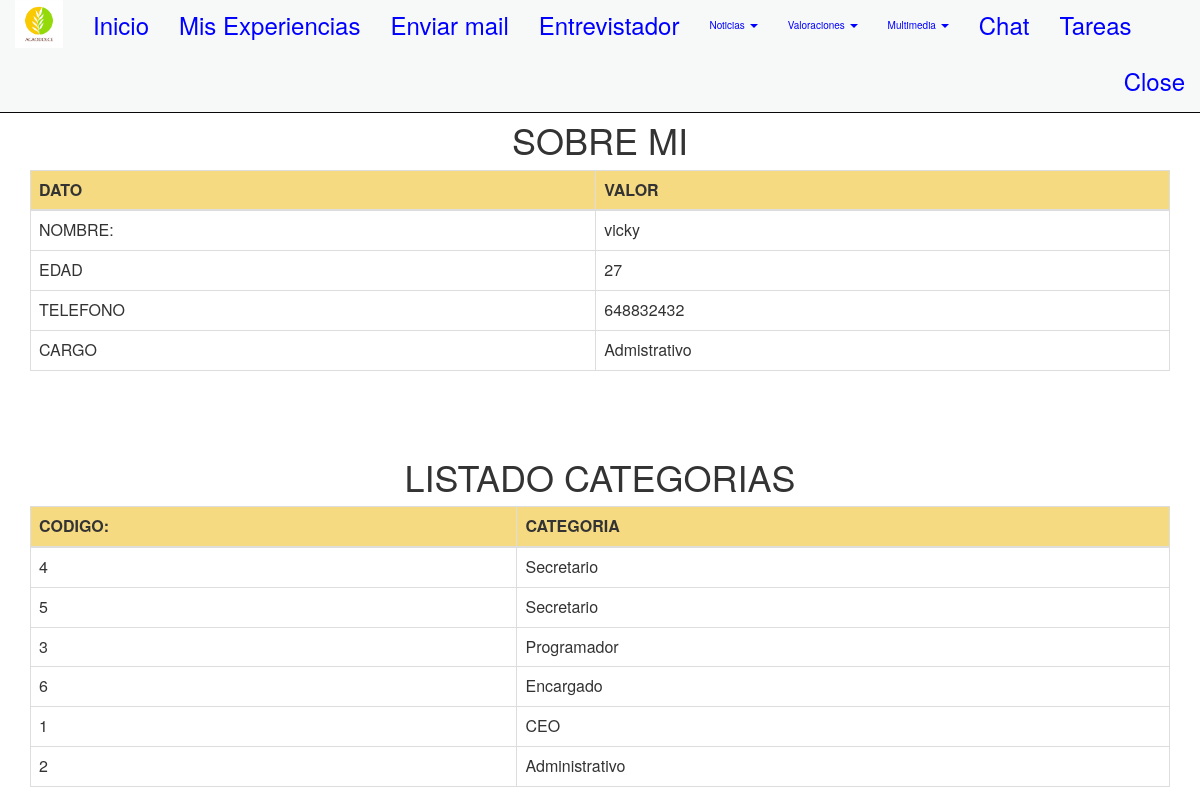
/sobremi/ (signed in), run on an earlier commit of the app's database.
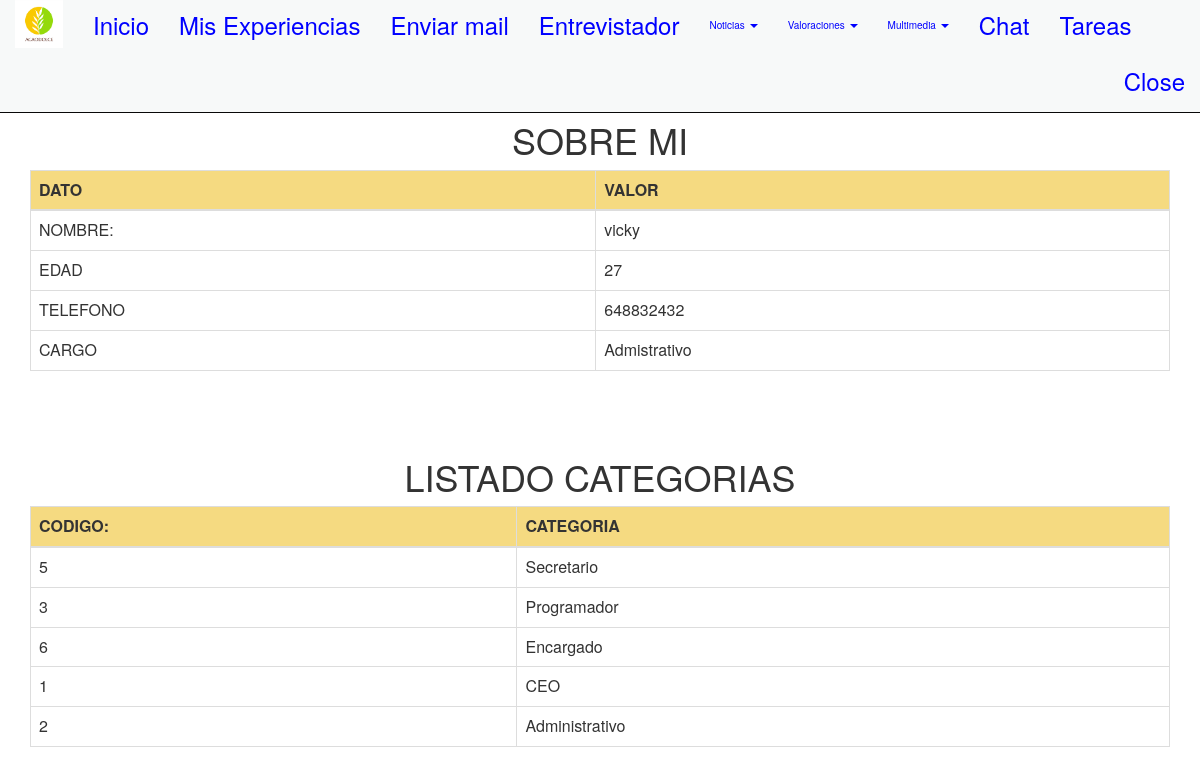
And on a later commit of the database.
### appportfolio/models.py (models this page shows, shortened)
class Categoria(models.Model):
    id = models.AutoField(primary_key=True)  # AutoField es poner primary_key
    nombre_categoria = models.CharField("Puesto de trabajo",max_length=30, null=True, blank=True)
    class Meta: #clase anidada que configura a la otra clase
        verbose_name = "Categoria"  #puede ser otro nombre
        verbose_name_plural = "Categorias"
        ordering = ['nombre_categoria']

### appportfolio/views.py (the view)
# urls.py: re_path('sobremi/', views.sobremi, name='sobremi'),
def sobremi(request):
    print('Hola estoy en sobremi')
    nombre = 'vicky'
    edad=27
    telefono='648832432'
    cargo='Admistrativo'
    listarCategorias = Categoria.objects.all().order_by('-nombre_categoria')
    for r in listarCategorias:
        print(str(r.nombre_categoria)) #siempre incluir la funcion str para que no de fallo
    context = {'nombre': nombre,'edad':edad,'telefono':telefono,'cargo':cargo,'listarCategorias':listarCategorias}
    return render(request, 'sobremi.html', context=context)

### templates/sobremi.html (shortened to what this page needs)
{% extends "base.html" %}
{% block head %}
<link rel="stylesheet" href="https://maxcdn.bootstrapcdn.com/bootstrap/3.3.5/css/bootstrap.min.css">
 {% endblock %}
{% block content %}
 <br><br><br><br>
 <center>
 <font size="3">
    <center>
        <h1>SOBRE MI</h1>
        <table class="table table-bordered">
            <thead>
                <tr>
                    <th bgcolor="#F5DA81">DATO</th>
                    <th bgcolor="#F5DA81">VALOR</th>
                </tr>
            </thead>
            <tbody>
                <tr>
                    <td>NOMBRE:</td>
                    <td>{{ nombre }}</td>
                </tr>
                <tr>
                    <td>EDAD</td>
                    <td>{{ edad }}</td>
                </tr>
                <tr>
                    <td>TELEFONO</td>
                    <td>{{ telefono }}</td>
                </tr>
                <tr>
                    <td>CARGO</td>
                    <td>{{ cargo }}</td>
                </tr>
            </tbody>
        </table>
    </center>
    <br><br>
    <center>
        <h1>LISTADO CATEGORIAS</h1>
        <table class="table table-bordered">
            <thead>
                <tr>
                    <th bgcolor="#F5DA81">CODIGO:</th>
                    <th bgcolor="#F5DA81">CATEGORIA</th>
                </tr>
            </thead>
            <tbody>
                {% for r in listarCategorias %}
                <tr>
                    <td>{{ r.id }}</td>
                    <td>{{ r.nombre_categoria }}</td>
                </tr>
                {% endfor %}
            </tbody>
        </table>
    </center>
</font>
</center>
{% endblock content %}

What changed in the data, as far as the page shows it:
removed Categoria: id "4", nombre_categoria "Secretario"
